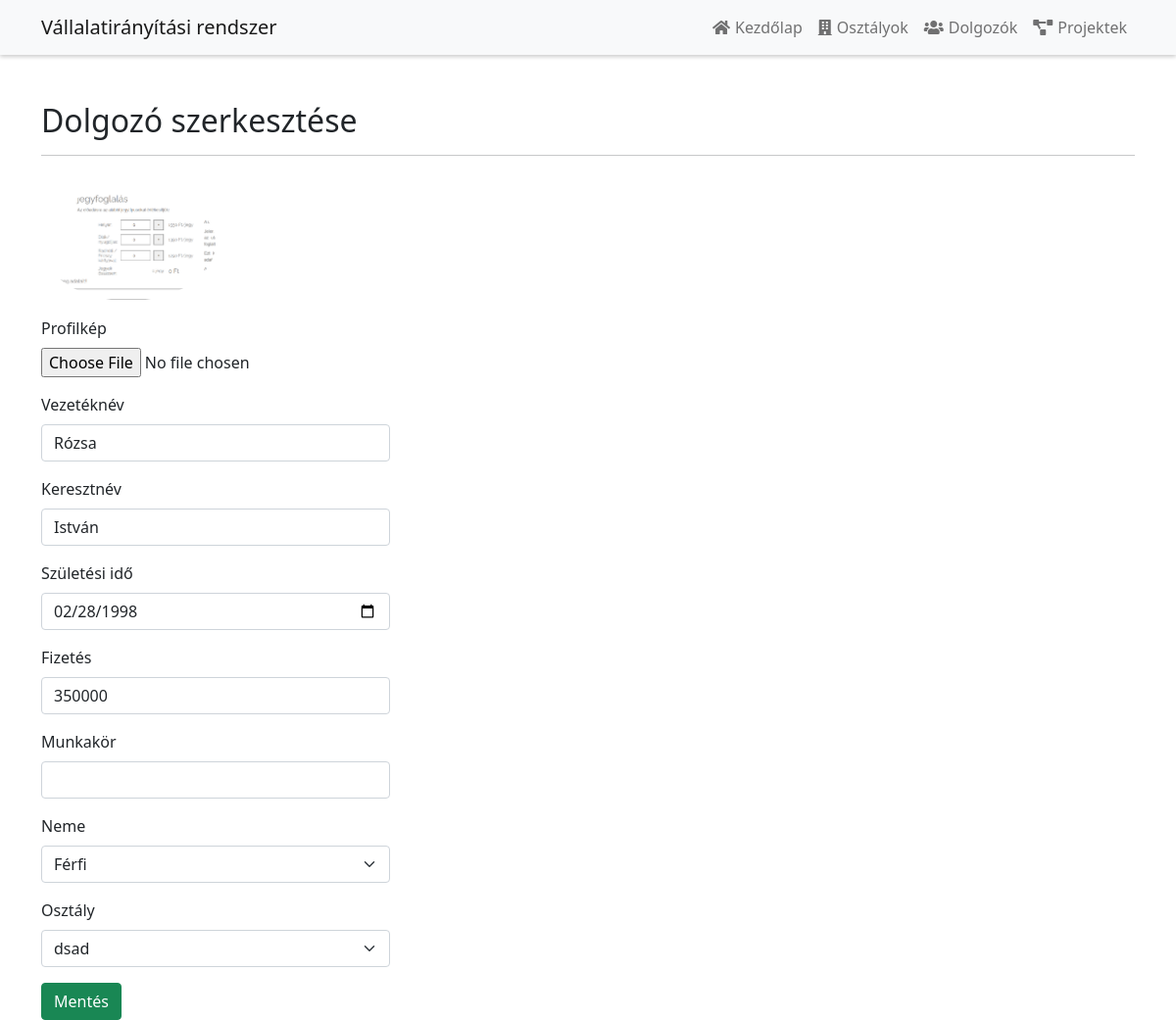
Page /edit_employe.php?id=1 on the committed database.
### tables this page shows
CREATE TABLE `dolgozo` (
  `id` int(11) NOT NULL,
  `veznev` varchar(40) NOT NULL,
  `kernev` varchar(40) NOT NULL,
  `nem` tinyint(4) NOT NULL,
  `szulido` date NOT NULL,
  `fizetes` int(11) NOT NULL,
  `munkakor` varchar(40) NOT NULL,
  `profilkep` varchar(50) DEFAULT NULL,
  `osztaly_id` int(11) DEFAULT NULL
);

CREATE TABLE `osztaly` (
  `id` int(11) NOT NULL,
  `nev` varchar(40) NOT NULL,
  `manager_id` int(11) DEFAULT NULL
);

### edit_employe.php (the view, shortened to what this page needs)
<?php
include('functions.php');
$pdo = pdo_connect_mysql();
$nem = array("0" => "Nő", "1" => "Férfi");
if (isset($_GET['id'])) {
    $osztalyok = $pdo->query("SELECT * FROM osztaly")->fetchAll(PDO::FETCH_ASSOC);
    $stmt = $pdo->prepare("SELECT dolgozo.* FROM dolgozo WhERE dolgozo.id = ?");
    $stmt->execute([$_GET["id"]]);
    $dolgozo = $stmt->fetch(PDO::FETCH_OBJ);
}
?>
<?= template_header('Dolgozó szerkesztés') ?>
<div class="container">
    <div class="row mt-5 mb-3">
        <div class="col-lg-12">
            <h2>Dolgozó szerkesztése</h2>
            <hr>
        </div>
    </div>
    <div class="row">
        <div class="col-lg-4">
            <form action="edit_employe.php?id=<?= $_GET['id'] ?>" method="post" enctype="multipart/form-data">
                <img alt="profile" style="width : 50%; border-radius: 50%; text-align: center" class="mb-3"
                     src="<?php echo (empty($dolgozo->profilkep)) ? "./img/profileavatar.webp" : "./profileimg/" . $dolgozo->profilkep; ?>">
                <div class="mb-3">
                    <label class="form-label" for="profilkep">Profilkép</label>
                    <input type="file" name="profilkep" id="profilkep">
                </div>
                <div class="mb-3">
                    <label class="form-label" for="veznev">Vezetéknév</label>
                    <input type="text" class="form-control" name="veznev" value="<?= $dolgozo->veznev ?>" id="veznev">
                </div>
                <div class="mb-3">
                    <label class="form-label" for="kernev">Keresztnév</label>
                    <input type="text" class="form-control" name="kernev" value="<?= $dolgozo->kernev ?>" id="kernev">
                </div>
                <div class="mb-3">
                    <label class="form-label" for="szulido">Születési idő</label>
                    <input type="date" class="form-control" name="szulido" value="<?= $dolgozo->szulido ?>"
                           id="szulido">
                </div>
                <div class="mb-3">
                    <label class="form-label" for="fizetes">Fizetés</label>
                    <input type="text" class="form-control" name="fizetes" value="<?= $dolgozo->fizetes ?>"
                           id="fizetes">
                </div>
                <div class="mb-3">
                    <label class="form-label" for="munkakor">Munkakör</label>
                    <input type="text" class="form-control" name="munkakor" value="<?= $dolgozo->munkakor ?>"
                           id="munkakor">
                </div>
                <div class="mb-3">
                    <Label class="form-label" for="neme">Neme</Label>
                    <select id="neme" class="form-select" name="nem">
                        <?php for ($i = 0; $i <= count($nem); $i++): ?>
                            <option <?= ($i == $dolgozo->nem) ? "selected" : "" ?>
                                    value="<?= $i ?>"><?= $nem[$i] ?></option>
                        <?php endfor; ?>
                    </select>
                </div>
                <?php if (!empty($osztalyok)): ?>
                    <div class="mb-3">
                        <label for="osztaly" class="form-label">Osztály</label>
                        <select class="form-select" id="neme" name="osztaly_id">
                            <?php foreach ($osztalyok as $osztaly): ?>
                                <option <?= ($osztaly['id'] == $dolgozo->osztaly_id) ? "selected" : "" ?>
                                        value="<?= $osztaly['id'] ?>"><?= $osztaly['nev'] ?></option>
                            <?php endforeach; ?>
                        </select>
                    </div>
                <?php endif; ?>
                <button class="btn btn-success" type="submit">Mentés</button>
            </form>
        </div>
    </div>
</div>
<?= template_footer() ?>

### rows in the picture
dolgozo: profilkep (picture), veznev "Rózsa", kernev "István", szulido "02/28/1998", fizetes "350000", nem "Férfi", osztaly_id "dsad"
